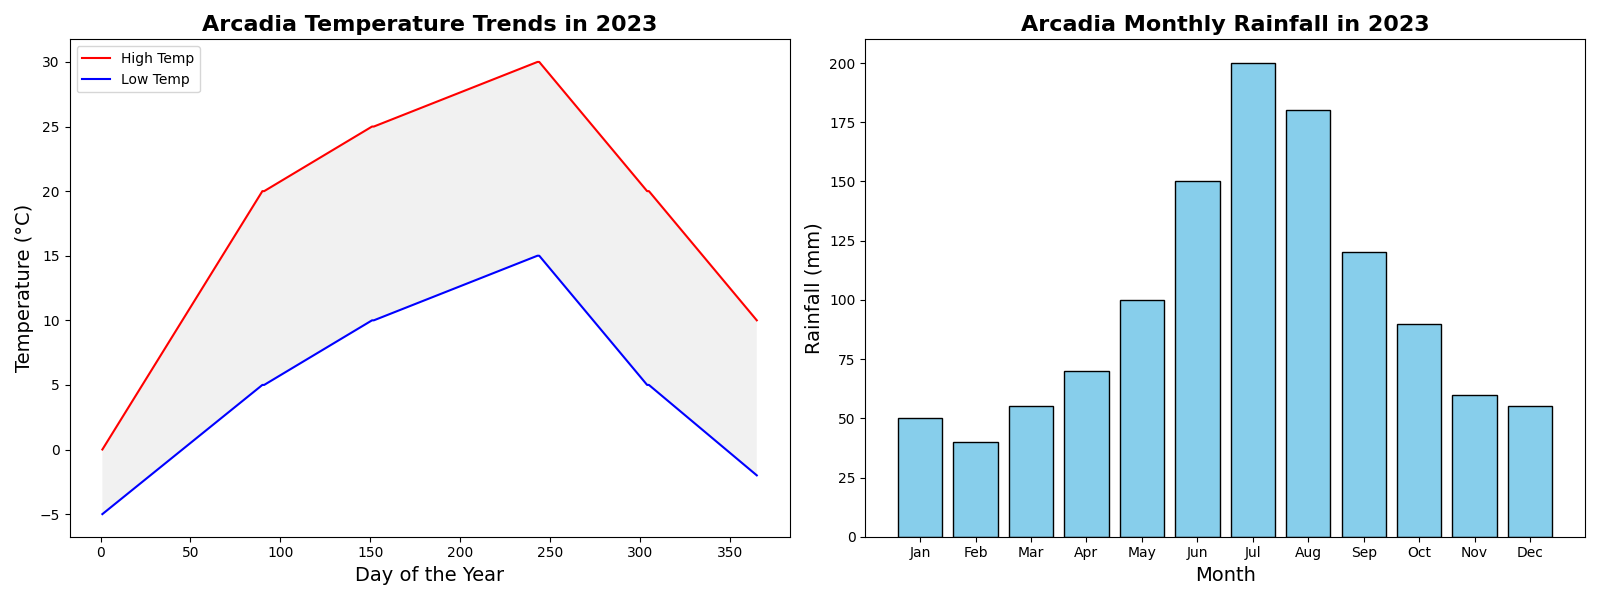

Generate this figure with Python:
import matplotlib.pyplot as plt
import numpy as np

# Generate data for temperatures and rainfall
days = np.arange(1, 366)
months = np.arange(1, 13)

# Temperatures (in degrees Celsius)
high_temps = np.concatenate([
    np.linspace(0, 20, 90),   # Jan-Mar
    np.linspace(20, 25, 61),  # Apr-May
    np.linspace(25, 30, 92),  # Jun-Aug
    np.linspace(30, 20, 61),  # Sep-Oct
    np.linspace(20, 10, 61)   # Nov-Dec
])

low_temps = np.concatenate([
    np.linspace(-5, 5, 90),   # Jan-Mar
    np.linspace(5, 10, 61),   # Apr-May
    np.linspace(10, 15, 92),  # Jun-Aug
    np.linspace(15, 5, 61),   # Sep-Oct
    np.linspace(5, -2, 61)    # Nov-Dec
])

# Monthly rainfall (in mm)
rainfall = np.array([50, 40, 55, 70, 100, 150, 200, 180, 120, 90, 60, 55])

# Create subplots with a different layout
fig, ax = plt.subplots(1, 2, figsize=(16, 6), dpi=100)

# Plot high and low temperatures on the first subplot
ax[0].plot(days, high_temps, label='High Temp', color='red')
ax[0].plot(days, low_temps, label='Low Temp', color='blue')
ax[0].fill_between(days, low_temps, high_temps, facecolor='lightgrey', alpha=0.3)

# Customize the temperature plot
ax[0].set_title('Arcadia Temperature Trends in 2023', fontsize=16, fontweight='bold')
ax[0].set_xlabel('Day of the Year', fontsize=14)
ax[0].set_ylabel('Temperature (°C)', fontsize=14)
ax[0].legend(loc='upper left')

# Plot rainfall on the second subplot
ax[1].bar(months, rainfall, color='skyblue', edgecolor='black')

# Customize the rainfall plot
ax[1].set_title('Arcadia Monthly Rainfall in 2023', fontsize=16, fontweight='bold')
ax[1].set_xlabel('Month', fontsize=14)
ax[1].set_ylabel('Rainfall (mm)', fontsize=14)
ax[1].set_xticks(months)
ax[1].set_xticklabels(['Jan', 'Feb', 'Mar', 'Apr', 'May', 'Jun', 'Jul', 'Aug', 'Sep', 'Oct', 'Nov', 'Dec'])

# Improve the layout
plt.tight_layout()

# Display the chart
plt.show()
